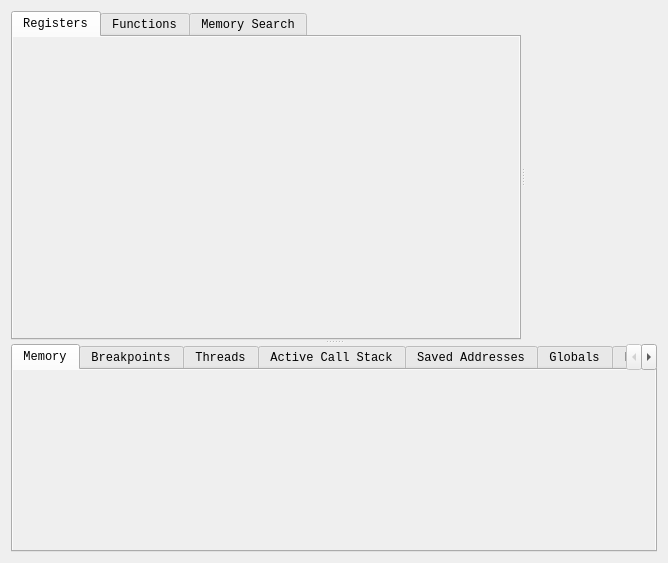
<?xml version="1.0" encoding="UTF-8"?>
<ui version="4.0">
 <class>CpuWidget</class>
 <widget class="QWidget" name="CpuWidget">
  <property name="geometry">
   <rect>
    <x>0</x>
    <y>0</y>
    <width>668</width>
    <height>563</height>
   </rect>
  </property>
  <property name="font">
   <font>
    <family>Monospace</family>
   </font>
  </property>
  <property name="focusPolicy">
   <enum>Qt::StrongFocus</enum>
  </property>
  <property name="windowTitle">
   <string/>
  </property>
  <layout class="QVBoxLayout" name="verticalLayout">
   <item>
    <widget class="QSplitter" name="verticalSplitter">
     <property name="orientation">
      <enum>Qt::Vertical</enum>
     </property>
     <property name="childrenCollapsible">
      <bool>false</bool>
     </property>
     <widget class="QSplitter" name="horizontalSplitter">
      <property name="orientation">
       <enum>Qt::Horizontal</enum>
      </property>
      <property name="childrenCollapsible">
       <bool>false</bool>
      </property>
      <widget class="QTabWidget" name="tabWidgetRegFunc">
       <property name="minimumSize">
        <size>
         <width>100</width>
         <height>100</height>
        </size>
       </property>
       <property name="currentIndex">
        <number>0</number>
       </property>
       <widget class="QWidget" name="tabRegisters">
        <attribute name="title">
         <string>Registers</string>
        </attribute>
        <layout class="QHBoxLayout" name="horizontalLayout_6">
         <property name="spacing">
          <number>0</number>
         </property>
         <property name="leftMargin">
          <number>0</number>
         </property>
         <property name="topMargin">
          <number>0</number>
         </property>
         <property name="rightMargin">
          <number>0</number>
         </property>
         <property name="bottomMargin">
          <number>0</number>
         </property>
         <item>
          <widget class="RegisterWidget" name="registerWidget" native="true">
           <property name="sizePolicy">
            <sizepolicy hsizetype="Expanding" vsizetype="Expanding">
             <horstretch>0</horstretch>
             <verstretch>0</verstretch>
            </sizepolicy>
           </property>
           <property name="minimumSize">
            <size>
             <width>320</width>
             <height>100</height>
            </size>
           </property>
           <property name="font">
            <font>
             <family>Monospace</family>
            </font>
           </property>
           <property name="focusPolicy">
            <enum>Qt::StrongFocus</enum>
           </property>
           <property name="contextMenuPolicy">
            <enum>Qt::CustomContextMenu</enum>
           </property>
           <property name="autoFillBackground">
            <bool>true</bool>
           </property>
          </widget>
         </item>
        </layout>
       </widget>
       <widget class="QWidget" name="tabFunctions">
        <attribute name="title">
         <string>Functions</string>
        </attribute>
       </widget>
       <widget class="QWidget" name="tab">
        <attribute name="title">
         <string>Memory Search</string>
        </attribute>
        <layout class="QVBoxLayout" name="verticalLayout_3">
         <item>
          <layout class="QGridLayout" name="gridLayout_2">
           <item row="0" column="0">
            <widget class="QLabel" name="label">
             <property name="text">
              <string>Value</string>
             </property>
            </widget>
           </item>
           <item row="0" column="1">
            <widget class="QLineEdit" name="txtSearchValue"/>
           </item>
           <item row="2" column="0">
            <widget class="QLabel" name="label_2">
             <property name="text">
              <string>Type</string>
             </property>
            </widget>
           </item>
           <item row="2" column="1">
            <widget class="QComboBox" name="cmbSearchType">
             <item>
              <property name="text">
               <string>1 Byte (8 bits)</string>
              </property>
             </item>
             <item>
              <property name="text">
               <string>2 Bytes (16 bits)</string>
              </property>
             </item>
             <item>
              <property name="text">
               <string>4 Bytes (32 bits)</string>
              </property>
             </item>
             <item>
              <property name="text">
               <string>8 Bytes (64 bits)</string>
              </property>
             </item>
             <item>
              <property name="text">
               <string>Float</string>
              </property>
             </item>
             <item>
              <property name="text">
               <string>Double</string>
              </property>
             </item>
             <item>
              <property name="text">
               <string>String</string>
              </property>
             </item>
             <item>
              <property name="text">
               <string>Array of byte</string>
              </property>
             </item>
            </widget>
           </item>
           <item row="2" column="2">
            <widget class="QLabel" name="label_3">
             <property name="text">
              <string>Hex</string>
             </property>
            </widget>
           </item>
           <item row="2" column="3">
            <widget class="QCheckBox" name="chkSearchHex">
             <property name="text">
              <string/>
             </property>
             <property name="checked">
              <bool>true</bool>
             </property>
            </widget>
           </item>
           <item row="0" column="2" colspan="2">
            <widget class="QPushButton" name="btnSearch">
             <property name="text">
              <string>Search</string>
             </property>
            </widget>
           </item>
           <item row="1" column="2" colspan="2">
            <widget class="QPushButton" name="btnFilterSearch">
             <property name="enabled">
              <bool>false</bool>
             </property>
             <property name="text">
              <string>Filter Search</string>
             </property>
            </widget>
           </item>
           <item row="1" column="1">
            <widget class="QComboBox" name="cmbSearchComparison">
             <item>
              <property name="text">
               <string>Equals</string>
              </property>
             </item>
             <item>
              <property name="text">
               <string>Not Equals</string>
              </property>
             </item>
             <item>
              <property name="text">
               <string>Greater Than</string>
              </property>
             </item>
             <item>
              <property name="text">
               <string>Greater Than Or Equal</string>
              </property>
             </item>
             <item>
              <property name="text">
               <string>Less Than</string>
              </property>
             </item>
             <item>
              <property name="text">
               <string>Less Than Or Equal</string>
              </property>
             </item>
            </widget>
           </item>
           <item row="1" column="0">
            <widget class="QLabel" name="comparisonLabel">
             <property name="text">
              <string>Comparison</string>
             </property>
            </widget>
           </item>
          </layout>
         </item>
         <item>
          <layout class="QGridLayout" name="gridLayout_3">
           <item row="0" column="0" alignment="Qt::AlignLeft">
            <widget class="QLabel" name="label_4">
             <property name="text">
              <string>Start</string>
             </property>
            </widget>
           </item>
           <item row="0" column="1" alignment="Qt::AlignLeft">
            <widget class="QLineEdit" name="txtSearchStart">
             <property name="text">
              <string notr="true">0x00</string>
             </property>
            </widget>
           </item>
           <item row="0" column="2">
            <widget class="QLabel" name="label_5">
             <property name="text">
              <string>End</string>
             </property>
            </widget>
           </item>
           <item row="0" column="3">
            <widget class="QLineEdit" name="txtSearchEnd">
             <property name="text">
              <string notr="true">0x2000000</string>
             </property>
            </widget>
           </item>
          </layout>
         </item>
         <item>
          <widget class="QListWidget" name="listSearchResults"/>
         </item>
        </layout>
       </widget>
      </widget>
      <widget class="DisassemblyWidget" name="disassemblyWidget" native="true">
       <property name="sizePolicy">
        <sizepolicy hsizetype="MinimumExpanding" vsizetype="Expanding">
         <horstretch>0</horstretch>
         <verstretch>1</verstretch>
        </sizepolicy>
       </property>
       <property name="minimumSize">
        <size>
         <width>100</width>
         <height>100</height>
        </size>
       </property>
       <property name="font">
        <font>
         <family>Monospace</family>
        </font>
       </property>
       <property name="focusPolicy">
        <enum>Qt::StrongFocus</enum>
       </property>
       <property name="contextMenuPolicy">
        <enum>Qt::CustomContextMenu</enum>
       </property>
       <property name="autoFillBackground">
        <bool>true</bool>
       </property>
      </widget>
     </widget>
     <widget class="QTabWidget" name="tabWidget">
      <property name="minimumSize">
       <size>
        <width>150</width>
        <height>0</height>
       </size>
      </property>
      <property name="tabPosition">
       <enum>QTabWidget::North</enum>
      </property>
      <property name="currentIndex">
       <number>0</number>
      </property>
      <widget class="QWidget" name="tab_memory">
       <property name="sizePolicy">
        <sizepolicy hsizetype="Preferred" vsizetype="Preferred">
         <horstretch>0</horstretch>
         <verstretch>0</verstretch>
        </sizepolicy>
       </property>
       <attribute name="title">
        <string>Memory</string>
       </attribute>
       <layout class="QHBoxLayout" name="horizontalLayout_3">
        <property name="spacing">
         <number>6</number>
        </property>
        <property name="leftMargin">
         <number>0</number>
        </property>
        <property name="topMargin">
         <number>0</number>
        </property>
        <property name="rightMargin">
         <number>0</number>
        </property>
        <property name="bottomMargin">
         <number>0</number>
        </property>
        <item>
         <widget class="MemoryViewWidget" name="memoryviewWidget" native="true">
          <property name="sizePolicy">
           <sizepolicy hsizetype="Preferred" vsizetype="Preferred">
            <horstretch>0</horstretch>
            <verstretch>0</verstretch>
           </sizepolicy>
          </property>
          <property name="minimumSize">
           <size>
            <width>250</width>
            <height>100</height>
           </size>
          </property>
          <property name="font">
           <font>
            <family>Monospace</family>
           </font>
          </property>
          <property name="contextMenuPolicy">
           <enum>Qt::CustomContextMenu</enum>
          </property>
          <property name="autoFillBackground">
           <bool>true</bool>
          </property>
         </widget>
        </item>
       </layout>
      </widget>
      <widget class="QWidget" name="tab_breakpoints">
       <attribute name="title">
        <string>Breakpoints</string>
       </attribute>
       <layout class="QHBoxLayout" name="horizontalLayout_4">
        <property name="leftMargin">
         <number>0</number>
        </property>
        <property name="topMargin">
         <number>0</number>
        </property>
        <property name="rightMargin">
         <number>0</number>
        </property>
        <property name="bottomMargin">
         <number>0</number>
        </property>
        <item>
         <widget class="QTableView" name="breakpointList">
          <property name="contextMenuPolicy">
           <enum>Qt::CustomContextMenu</enum>
          </property>
          <property name="horizontalScrollBarPolicy">
           <enum>Qt::ScrollBarAlwaysOff</enum>
          </property>
          <property name="gridStyle">
           <enum>Qt::NoPen</enum>
          </property>
         </widget>
        </item>
       </layout>
      </widget>
      <widget class="QWidget" name="tab_threads">
       <attribute name="title">
        <string>Threads</string>
       </attribute>
       <layout class="QHBoxLayout" name="horizontalLayout_7">
        <property name="spacing">
         <number>0</number>
        </property>
        <property name="leftMargin">
         <number>0</number>
        </property>
        <property name="topMargin">
         <number>0</number>
        </property>
        <property name="rightMargin">
         <number>0</number>
        </property>
        <property name="bottomMargin">
         <number>0</number>
        </property>
        <item>
         <widget class="QTableView" name="threadList">
          <property name="contextMenuPolicy">
           <enum>Qt::CustomContextMenu</enum>
          </property>
          <property name="selectionMode">
           <enum>QAbstractItemView::SingleSelection</enum>
          </property>
          <property name="gridStyle">
           <enum>Qt::NoPen</enum>
          </property>
          <property name="cornerButtonEnabled">
           <bool>false</bool>
          </property>
         </widget>
        </item>
       </layout>
      </widget>
      <widget class="QWidget" name="tab_callstack">
       <attribute name="title">
        <string>Active Call Stack</string>
       </attribute>
       <layout class="QHBoxLayout" name="horizontalLayout_8">
        <property name="spacing">
         <number>0</number>
        </property>
        <property name="leftMargin">
         <number>0</number>
        </property>
        <property name="topMargin">
         <number>0</number>
        </property>
        <property name="rightMargin">
         <number>0</number>
        </property>
        <property name="bottomMargin">
         <number>0</number>
        </property>
        <item>
         <widget class="QTableView" name="stackList">
          <property name="contextMenuPolicy">
           <enum>Qt::CustomContextMenu</enum>
          </property>
          <property name="horizontalScrollBarPolicy">
           <enum>Qt::ScrollBarAlwaysOff</enum>
          </property>
          <property name="sizeAdjustPolicy">
           <enum>QAbstractScrollArea::AdjustToContentsOnFirstShow</enum>
          </property>
          <property name="selectionMode">
           <enum>QAbstractItemView::SingleSelection</enum>
          </property>
          <property name="gridStyle">
           <enum>Qt::NoPen</enum>
          </property>
          <property name="cornerButtonEnabled">
           <bool>false</bool>
          </property>
         </widget>
        </item>
       </layout>
      </widget>
      <widget class="QWidget" name="tab_savedaddresses">
       <attribute name="title">
        <string>Saved Addresses</string>
       </attribute>
       <layout class="QHBoxLayout" name="horizontalLayout_9">
        <property name="leftMargin">
         <number>0</number>
        </property>
        <property name="topMargin">
         <number>0</number>
        </property>
        <property name="rightMargin">
         <number>0</number>
        </property>
        <property name="bottomMargin">
         <number>0</number>
        </property>
        <item>
         <widget class="QTableView" name="savedAddressesList">
          <property name="contextMenuPolicy">
           <enum>Qt::CustomContextMenu</enum>
          </property>
          <property name="horizontalScrollBarPolicy">
           <enum>Qt::ScrollBarAlwaysOff</enum>
          </property>
          <property name="gridStyle">
           <enum>Qt::NoPen</enum>
          </property>
         </widget>
        </item>
       </layout>
      </widget>
      <widget class="QWidget" name="tabGlobalVariables">
       <attribute name="title">
        <string>Globals</string>
       </attribute>
      </widget>
      <widget class="QWidget" name="tabLocalVariables">
       <attribute name="title">
        <string>Locals</string>
       </attribute>
      </widget>
      <widget class="QWidget" name="tabParameterVariables">
       <attribute name="title">
        <string>Parameters</string>
       </attribute>
      </widget>
     </widget>
    </widget>
   </item>
  </layout>
 </widget>
 <customwidgets>
  <customwidget>
   <class>DisassemblyWidget</class>
   <extends>QWidget</extends>
   <header>pcsx2-qt/Debugger/DisassemblyWidget.h</header>
   <container>1</container>
  </customwidget>
  <customwidget>
   <class>RegisterWidget</class>
   <extends>QWidget</extends>
   <header>pcsx2-qt/Debugger/RegisterWidget.h</header>
   <container>1</container>
  </customwidget>
  <customwidget>
   <class>MemoryViewWidget</class>
   <extends>QWidget</extends>
   <header>pcsx2-qt/Debugger/MemoryViewWidget.h</header>
   <container>1</container>
  </customwidget>
 </customwidgets>
 <resources/>
 <connections/>
</ui>
